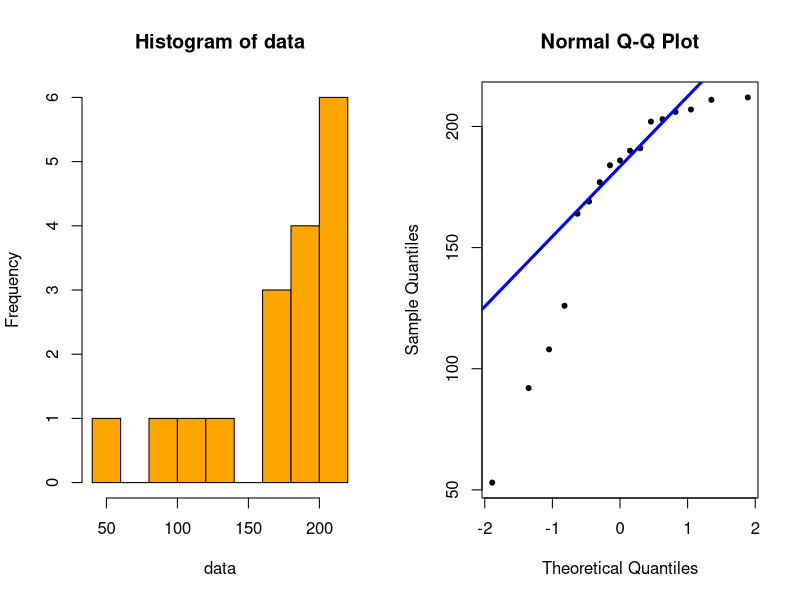

The R source for this figure:
## ---- chunk 1
library(psych)
data = c(207,202,169,211,191,212,108,92,186,203,126,184,206,177,164,53,190)
sample_mean = mean(data)
sample_median = median(data)
sample_sd = sd(data)
sample_first_quant = quantile(data, 0.25)
sample_geo_mean = exp(mean(log(data)))
sample_harm_mean = harmonic.mean(data)
sample_mad = mad(data)
## ---- chunk 2
par(mfrow=c(1,2))
hist(data, col='orange')
qqnorm(data, pch=20)
qqline(data, col='blue', lwd=3)
par(mfrow=c(1,1))

## ---- chunk 3
shapiro.test(data)
## ---- chunk 4

library(boot)

pop_mean_func <- function(v, index){
  resampled_data <- data[index]
  mean <- mean(resampled_data)
  mean
}
set.seed(10)
pop_mean_boot_results <- boot(data = data, statistic = pop_mean_func, R = 10000)
t<-pop_mean_boot_results$t

pop_mean_ci <- boot.ci(pop_mean_boot_results)


pop_median_func <- function(v, index){
  resampled_data <- data[index]
  median <- median(resampled_data)
  median
}
set.seed(10)
pop_median_boot_results <- boot(data = data, statistic = pop_median_func, R = 10000)
pop_median_ci <- boot.ci(pop_median_boot_results)


pop_sd_func <- function(v, index){
  resampled_data <- data[index]
  sd <- sd(resampled_data)
  sd
}
set.seed(10)
pop_sd_boot_results <- boot(data = data, statistic = pop_sd_func, R = 10000)
pop_sd_ci <- boot.ci(pop_sd_boot_results)


pop_first_quant <- function(v, index){
  resampled_data <- data[index]
  first_quant <- quantile(resampled_data, 0.25)
  first_quant
}
set.seed(10)
pop_firstquant_boot_results <- boot(data = data, statistic = pop_first_quant, R = 10000)
pop_firstquant_ci <- boot.ci(pop_firstquant_boot_results)


pop_geo_func <- function(v, index){
  resampled_data <- data[index]
  geomean <- geometric.mean(resampled_data)
  geomean
}
set.seed(10)
pop_geo_boot_results <- boot(data = data, statistic = pop_geo_func, R = 10000)
pop_geomean_ci <- boot.ci(pop_geo_boot_results)


pop_harm_func <- function(v, index){
  resampled_data <- data[index]
  harm <- harmonic.mean(resampled_data)
  harm
}
set.seed(10)
pop_harm_boot_results <- boot(data = data, statistic = pop_harm_func, R = 10000)
pop_harmmean_ci <- boot.ci(pop_harm_boot_results)


pop_mad_func <- function(v, index){
  resampled_data <- data[index]
  mad <- mad(resampled_data)
  mad
}
set.seed(10)
pop_mad_boot_results <- boot(data = data, statistic = pop_mad_func, R = 10000)
pop_mad_ci <- boot.ci(pop_mad_boot_results)
